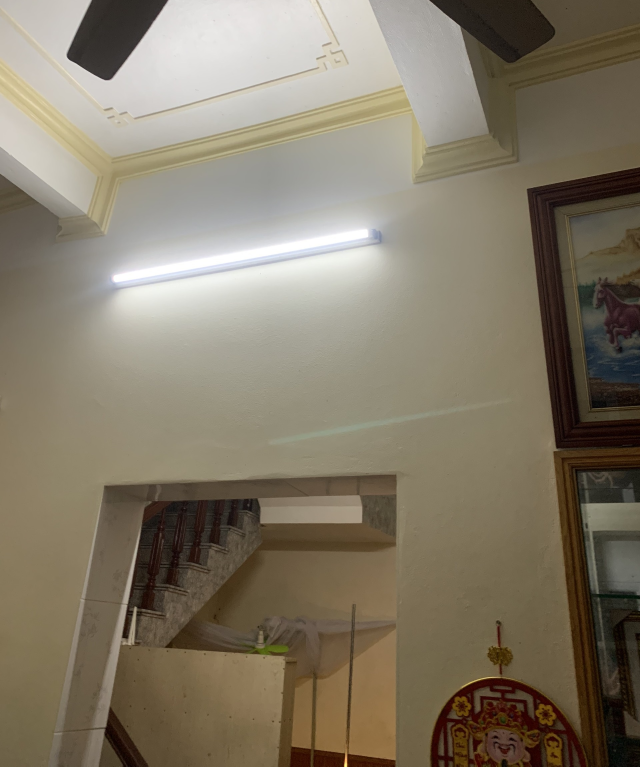
#> input picture total_code/detect_light/light_detect.jpg, 1920 x 2299 px (shown at 1/3 size)
$ python detect_light.py
#> lines starting #> are read from the running program, lines starting #| are printed output that depends on the picture; after the words box and inside, x2 and y2 are one past the last pixel; in counts of white or black regions, pixels touching at a corner belong together
import cv2
import numpy as np


def detect_light_in_image(image_path):
    # Đọc ảnh
#> called with image_path = 'light_detect.jpg'
    image = cv2.imread(image_path)
#> image is the input picture: shape (2299, 1920, 3); mean B, G, R 103.8, 121.5, 131
    if image is None:
        print("Could not open or find the image.")
        return

    # Chuyển ảnh sang không gian màu HSV
    hsv = cv2.cvtColor(image, cv2.COLOR_BGR2HSV)
#> hsv: shape (2299, 1920, 3); mean H, S, V 23, 68.7, 131.3

    # Xác định khoảng ngưỡng của màu trắng trong không gian màu HSV
    # Các giá trị này có thể cần được điều chỉnh tùy thuộc vào điều kiện ánh sáng và đèn
    # HSV Hue (H): Mô tả màu sắc của pixel và có giá trị nằm trong khoảng từ 0 đến 179
    # Saturation (S): Mô tả độ bão hòa của màu sắc. Mức độ bão hòa càng cao, màu càng "rực rỡ"
    #Value (V): Mô tả độ sáng của màu sắc. Mức độ sáng càng cao, màu càng "sáng".

    lower_white = np.array([0, 0, 200], dtype="uint8") #độ bão hòa
    upper_white = np.array([0, 25, 255], dtype="uint8") # độ sáng

    # Tạo mask để phát hiện màu trắng
    mask = cv2.inRange(hsv, lower_white, upper_white)
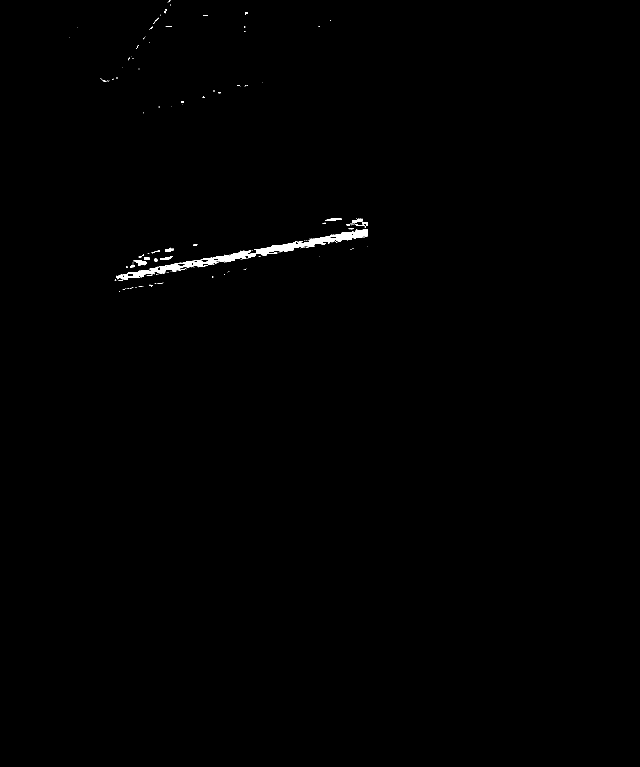
#> mask: shape (2299, 1920) (shown at 1/3 size); 0.32% white; 171 white regions (144 under 20 px), largest, box (x1, y1, x2, y2) and area: (348, 688, 1104, 840) 11499, (400, 780, 440, 798) 321, (1056, 656, 1088, 668) 239

    # Áp dụng các bộ lọc để cải thiện kết quả của mask
    kernel = np.ones((10, 5), np.uint8)
    # kich thước của kernel 7x7 thay vì 5x5) sẽ có hiệu ứng mạnh hơn trong việc giãn nở hoặc co rút các vùng của ảnh
    mask = cv2.dilate(mask, kernel, iterations=1) # làm cho các vùng trắng lớn hơn và kết nối các vùng trắng gần nhau số lần :1
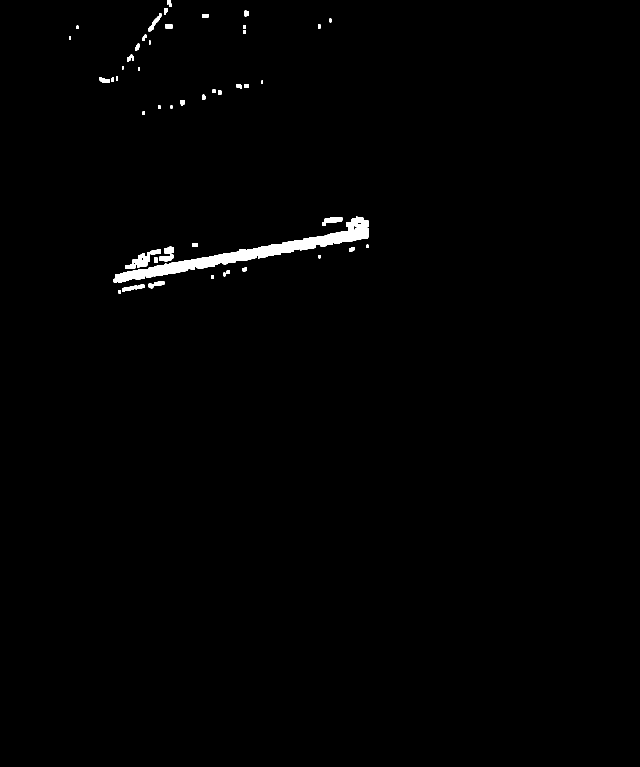
#> mask: shape (2299, 1920) (shown at 1/3 size); 0.81% white; 54 white regions, largest, box (x1, y1, x2, y2) and area: (341, 650, 1106, 847) 24804, (388, 760, 450, 807) 1621, (966, 652, 1027, 677) 846
    mask = cv2.erode(mask, kernel, iterations=1) # làm ngược lại, loại bỏ các pixel trắng ở biên của các vùng trắng, giúp loại bỏ nhiễu và định hình lại đối tượng màu trắng
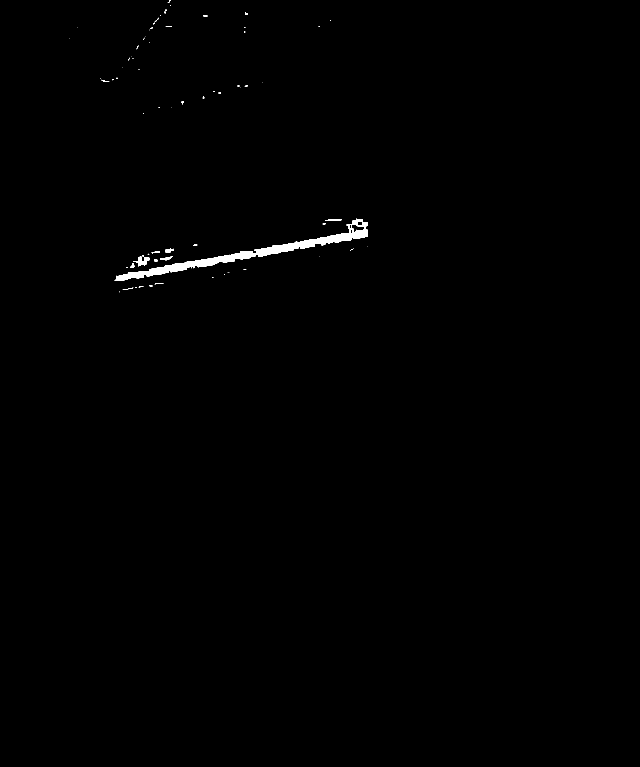
#> mask: shape (2299, 1920) (shown at 1/3 size); 0.41% white; 73 white regions (50 under 20 px)

    # Tìm contours trong mask
    contours, _ = cv2.findContours(mask, cv2.RETR_EXTERNAL, cv2.CHAIN_APPROX_SIMPLE)
#> contours = 73 contours, 61 with area under 20; largest, box (x1, y1, x2, y2) and area: (343, 655, 1104, 843) 15874, (400, 769, 448, 799) 529, (976, 657, 1025, 663) 162, (496, 744, 520, 757) 160, (480, 769, 518, 781) 134

    # Phát hiện và đánh dấu đèn
    for contour in contours:
        area = cv2.contourArea(contour)
        if area > 600:  # Ngưỡng diện tích để xác định đèn
            x, y, w, h = cv2.boundingRect(contour)
            cv2.rectangle(image, (x, y), (x + w, y + h), (0, 255, 0), 2)
            cv2.putText(image, 'Light ON', (x, y - 10), cv2.FONT_HERSHEY_SIMPLEX, 0.9, (0, 255, 0), 2)
#> this loop made 73 passes
#> (area, x, y, w, h) on pass 28: (15874, 343, 655, 761, 188)
#> area on passes 13, 14, 16, 17, 20, 23: 57, 45.5, 134.5, 529, 39.5, 160.5

    # Hiển thị ảnh
    #cv2.namedWindow("Window", cv2.WINDOW_NORMAL)
    #cv2.imshow("Window", image)
    resized_image = cv2.resize(image, (1000, 900))
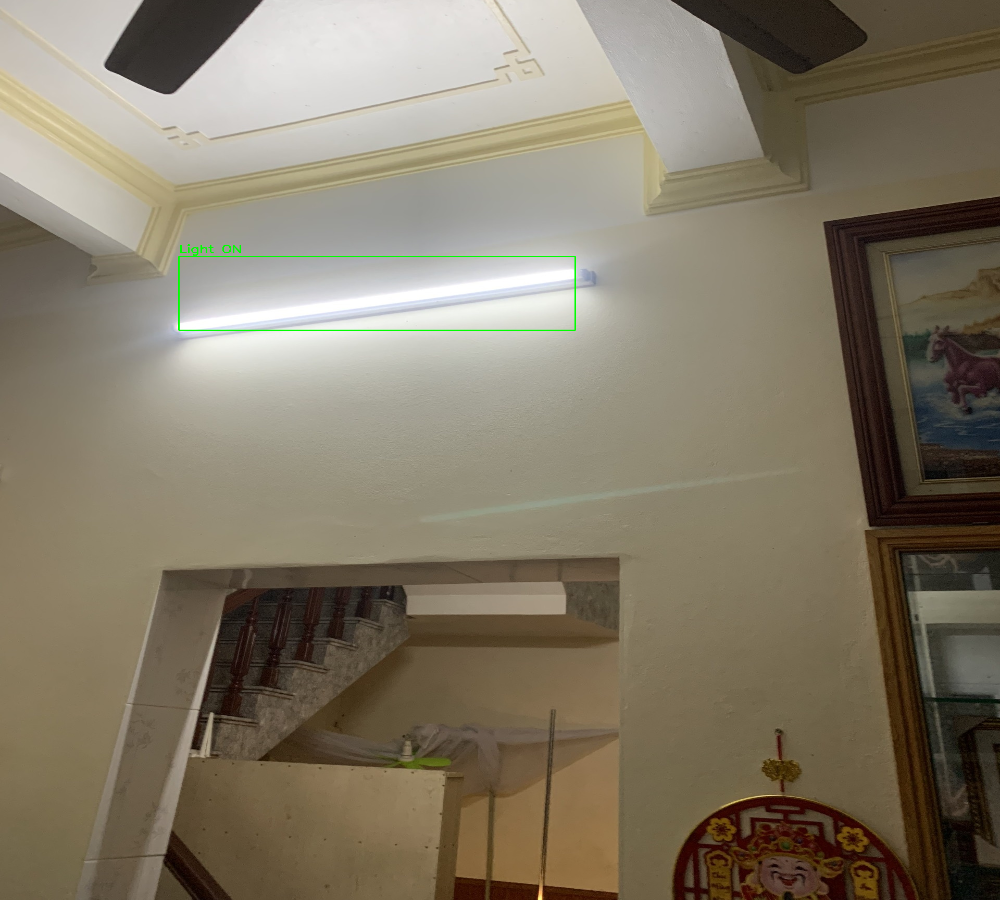
#> resized_image: shape (900, 1000, 3); mean B, G, R 103.4, 121.5, 130.7
    cv2.imshow("Resized Image", resized_image)
  #  cv2.imshow("Mask", mask)
    cv2.waitKey(0)
    cv2.destroyAllWindows()


# Điền đường dẫn tới ảnh của bạn
detect_light_in_image('light_detect.jpg')
